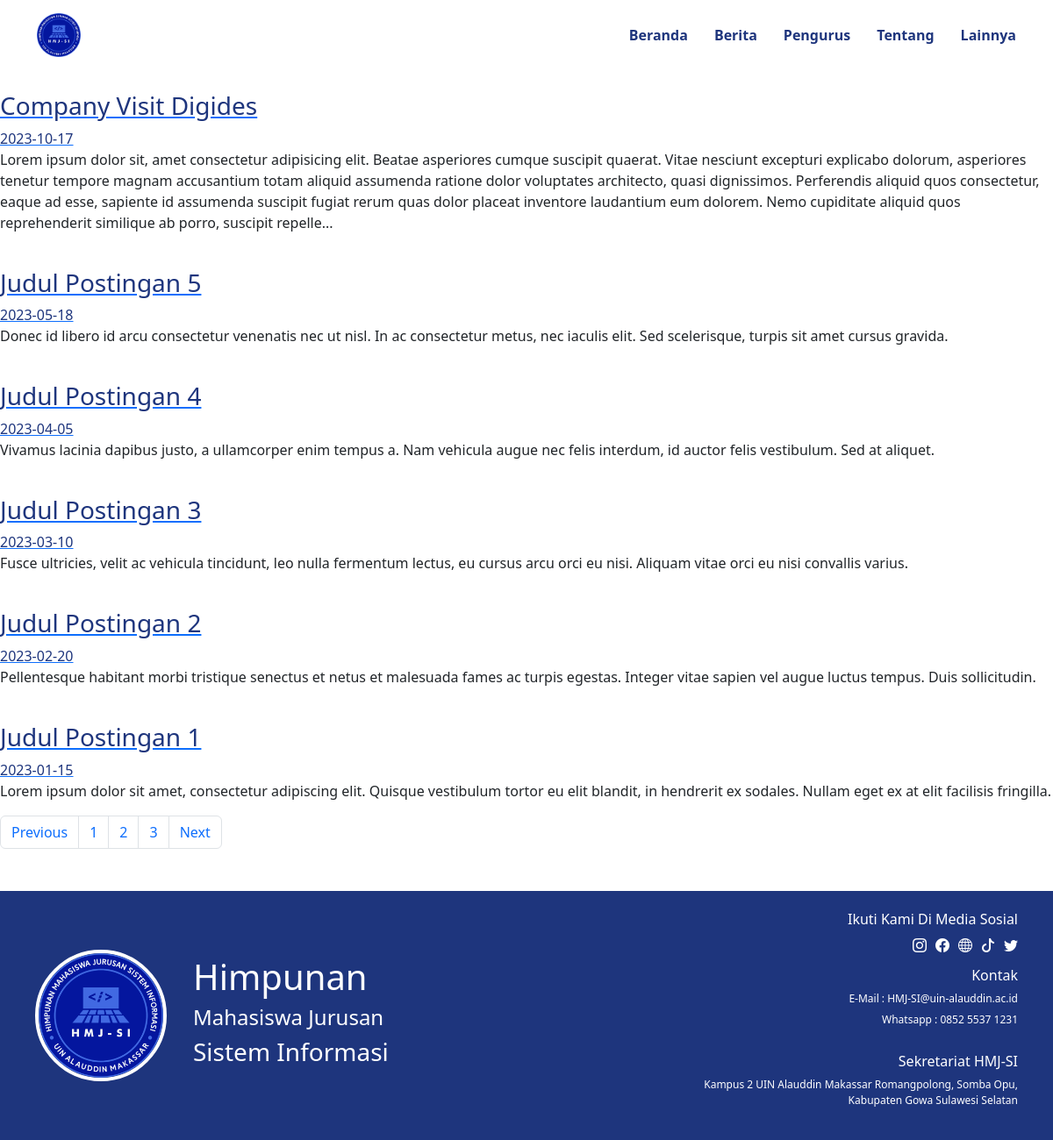
The page /index.php?page=artikel on the database its author committed.
### tables this page shows
CREATE TABLE `postingan` (
  `id` int(11) NOT NULL,
  `judul` varchar(255) NOT NULL,
  `gambar` varchar(255) NOT NULL,
  `teks` text NOT NULL,
  `waktu` date DEFAULT NULL
);

### includes/p_berita.php (called while the page is built)
<?php
    $sql = "SELECT * FROM postingan  ORDER BY waktu DESC";
    $result = $conn->query($sql);
?>

### pages/artikel.php (the view, shortened to what this page needs)
<?php
  include_once "includes/p_berita.php";
if ($result->num_rows > 0) {
    while ($row = $result->fetch_assoc()) {
?>
        <div class="artikel">
            <div class="kotak-artikel">
                <div class="gambar-artikel">
                </div>
                <div class="text-artikel">
                    <a href="bacaan.php?id=<?php echo $row["id"];?>">
                        <div class="judul">
                            <h3><?php echo $row["judul"]; ?></h3>
                            <div class="tanggal">
                                <?php echo $row["waktu"]; ?>
                            </div>
                        </div>
                    </a>
                    <p class="Penjelasan">
                        <?php
                        $teks = $row["teks"];
                        $teks_pendek = (strlen($teks) > 500) ? substr($teks, 0, 500) . '...' : $teks;
                        echo $teks_pendek;
                        ?>
                    </p>
                </div>
            </div>
        </div>
<?php
    }
} else {
    echo "Tidak ada hasil.";
}
?>
<nav aria-label="Page navigation example">
  <ul class="pagination">
    <li class="page-item"><a class="page-link" href="#">Previous</a></li>
    <li class="page-item"><a class="page-link" href="#">1</a></li>
    <li class="page-item"><a class="page-link" href="#">2</a></li>
    <li class="page-item"><a class="page-link" href="#">3</a></li>
    <li class="page-item"><a class="page-link" href="#">Next</a></li>
  </ul>
</nav>

### layouts/header.php (shortened to what this page needs)
<!DOCTYPE html>
<html lang="en">
<head>
   <link rel="stylesheet" href="assets\css\gaya.css">
   <link rel="stylesheet" href="https://cdn.jsdelivr.net/npm/bootstrap-icons@1.10.3/font/bootstrap-icons.css">
   <link rel="stylesheet" href="assets\css\bootstrap.css">
   <link rel="stylesheet" href="https://unpkg.com/swiper/swiper-bundle.min.css" />
   <link rel='stylesheet' href='https://cdnjs.cloudflare.com/ajax/libs/fancybox/3.5.7/jquery.fancybox.min.css'>
   <link rel="stylesheet" href="https://cdnjs.cloudflare.com/ajax/libs/animate.css/4.1.1/animate.min.css" />
   <link rel="stylesheet" href="https://unpkg.com/aos@next/dist/aos.css" />
</head>
<body>
   <header id="header" class="d-flex align-items-center">
      <div class="container d-flex justify-content-between align-items-center">
         <div class="logo">
            <a href="index.html"><img src="assets/image/logo-bundar.png" alt="Icon" class="img-fluid"></a>
         </div>
         <nav id="navbar" class="navbar">
            <ul>
               <li><a href="index.php?page=beranda">Beranda</a></li>
               <li><a href="index.php?page=artikel">Berita</a></li>
               <li><a href="index.php?page=pengurus">Pengurus</a></li>
               <li><a href="index.php?page=tentang">Tentang</a></li>
               <li><a href="index.php?page=kontak">Lainnya</a></li>
            </ul>
         </nav>
      </div>
   </header>

### index.php (shortened to what this page needs)
 <?php
  include_once "layouts/header.php";
  $page = isset($_GET['page']) ? $_GET['page'] : 'beranda';
  switch ($page) {
    case 'artikel':
      include_once "pages/artikel.php";
      break;
  }
  include_once "layouts/footer.php";
?>

### layouts/footer.php (shortened to what this page needs)
<footer class="mt-5">
    <div class="hmj">
        <img src="assets/image/logo-bundar.png" alt="">
        <div class="isi-footer-hmj">
            <h1>Himpunan</h1>
            <h4>Mahasiswa Jurusan</h4>
            <h3>Sistem Informasi</h3>
        </div>
    </div>
    <div class="isi-footer">
        <p class="judul-icon-footer">Ikuti Kami Di Media Sosial</p>
        <div class="icon-footer">
            <i class="bi bi-instagram"></i>
            <i class="bi bi-facebook"></i>
            <i class="bi bi-globe"></i>
            <i class="bi bi-tiktok"></i>
            <i class="bi bi-twitter"></i>
        </div>
        <p class="kontak-footer">Kontak</p>
        <div class="isi-kontak-footer">
            <p class="email-footer">E-Mail : HMJ-SI@uin-alauddin.ac.id</p>
            <p class="wa-footer">Whatsapp : 0852 5537 1231</p>
        </div>
        <p class="alamat-footer">Sekretariat HMJ-SI</p>
        <div class="isi-alamat-footer">
            <p class="alamat-sekret">Kampus 2 UIN Alauddin Makassar Romangpolong, Somba Opu, Kabupaten Gowa Sulawesi Selatan</p>
        </div>
    </div>
</footer>
</body>
</html>

### assets/css/gaya.css (style rules this page uses)
.judul { justify-content: center; align-items: center; color: blue; display: flex; }
.container { flex-direction: row; }
body { overflow-x: hidden; margin: 0px; padding: 0px; }
footer { width: 100%; height: auto; background-color: #1e357d; display: flex; flex-direction: row; }

### layouts/header.php (style rules this page uses)
#header { height: 80px; transition: all 0.5s; z-index: 997; transition: all 0.5s; }
#header .logo img { width: 50px; padding: 0; margin: 0; max-height: 50px; }
.navbar { padding: 0; position: static; }
.navbar ul { margin: 0; padding: 0; display: flex; list-style: none; align-items: center; }
.navbar li { position: relative; }
.navbar a, .navbar a:focus { display: flex; align-items: center; justify-content: space-between; padding: 10px 0 10px 30px; font-size: 16px; font-weight: 600; color: #1E357D; white-space: nowrap; transition: 0.3s; text-decoration: none; }

### pages/artikel.php (style rules this page uses)
.judul { justify-content: center; align-items: flex-start; color: #1E357D; display: flex; flex-direction: column; }

### layouts/footer.php (style rules this page uses)
footer { display: flex; flex-direction: row; justify-content: space-between; border-radius: 0; background-color: #1E357D; color: #ffff; padding: 20px 40px; }
.hmj { display: flex; flex-direction: row; align-items: center; }
.hmj img { width: 150px; height: 150px; border: 4px solid #fff; border-radius: 100px; margin-right: 30px; }
.isi-footer { font-size: 16px; width: 400px; }
.isi-footer p { font-weight: 500; }
.judul-icon-footer { display: flex; justify-content: end; }
.icon-footer { display: flex; justify-content: end; margin-top: -10px; }
.icon-footer i { margin-left: 10px; }
.kontak-footer, .alamat-footer { margin-top: 10px; display: flex; justify-content: end; }
.isi-kontak-footer { display: flex; justify-content: end; font-size: 12px; flex-direction: column; }
.email-footer, .wa-footer, .alamat-sekret { display: flex; justify-content: end; margin-top: -10px; }
.alamat-sekret { text-align: right; font-size: 12px; }

### rows shown on the page
postingan: judul "Company Visit Digides", waktu "2023-10-17", teks "Lorem ipsum dolor sit, amet consectetur adipisicing elit. Beatae asperiores cumque suscipit quaerat. Vitae nesciunt excepturi explicabo dolorum, asperiores tenetur tempore magnam accusantium totam aliquid assumenda ratione dolor voluptates architecto, quasi dignissimos. Perferendis aliquid quos consectetur, eaque ad esse, sapiente id assumenda suscipit fugiat rerum quas dolor placeat inventore laudantium eum dolorem. Nemo cupiditate aliquid quos reprehenderit similique ab porro, suscipit repelle..."
postingan: judul "Judul Postingan 5", waktu "2023-05-18", teks "Donec id libero id arcu consectetur venenatis nec ut nisl. In ac consectetur metus, nec iaculis elit. Sed scelerisque, turpis sit amet cursus gravida."
postingan: judul "Judul Postingan 4", waktu "2023-04-05", teks "Vivamus lacinia dapibus justo, a ullamcorper enim tempus a. Nam vehicula augue nec felis interdum, id auctor felis vestibulum. Sed at aliquet."
postingan: judul "Judul Postingan 3", waktu "2023-03-10", teks "Fusce ultricies, velit ac vehicula tincidunt, leo nulla fermentum lectus, eu cursus arcu orci eu nisi. Aliquam vitae orci eu nisi convallis varius."
postingan: judul "Judul Postingan 2", waktu "2023-02-20", teks "Pellentesque habitant morbi tristique senectus et netus et malesuada fames ac turpis egestas. Integer vitae sapien vel augue luctus tempus. Duis sollicitudin."
postingan: judul "Judul Postingan 1", waktu "2023-01-15", teks "Lorem ipsum dolor sit amet, consectetur adipiscing elit. Quisque vestibulum tortor eu elit blandit, in hendrerit ex sodales. Nullam eget ex at elit facilisis fringilla."
